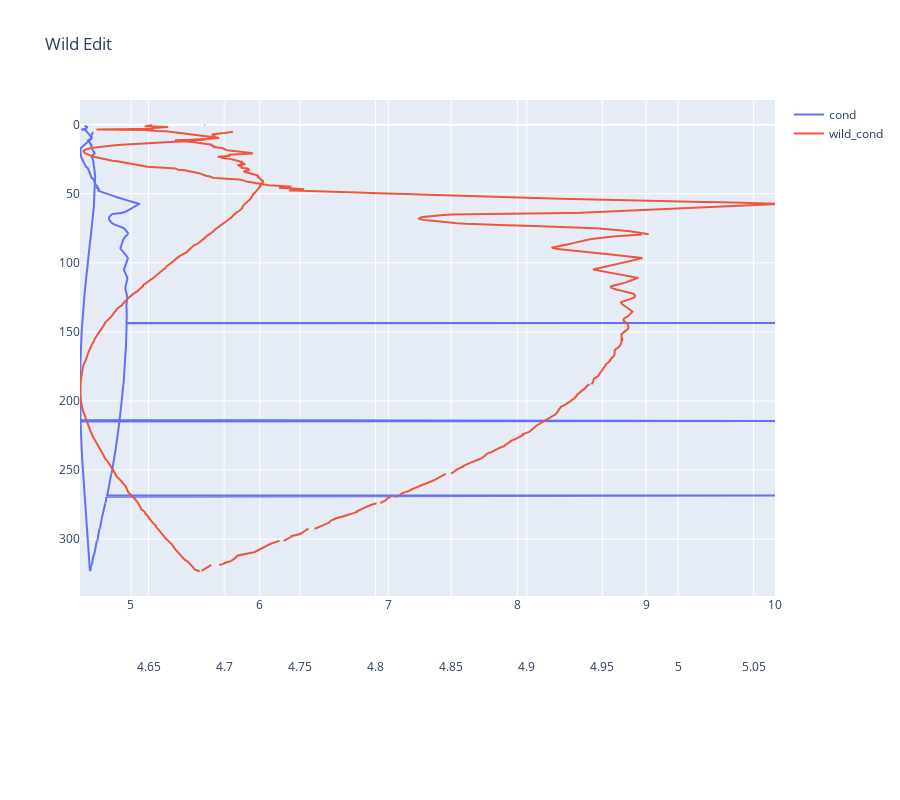

Notebook code cell kept with this figure:
### Markdown cell above
## [Wild Edit](#proc-list)
This section shows how the Wild Edit function identifies wild points in the data. The data value is replaced with a badflag value, by default -9.99e-29. Wild Edit’s algorithm requires two passes through the data. The first pass gives an accurate estimate of the data’s true standard deviation, while the second pass replaces the appropriate data with badflag.  

Wild Edit operates as follows:
1. Compute the mean and standard deviation of data in block (specified by Scans per Block) for each selected variable. Temporarily flag values that differ from mean by more than standard deviations specified for pass 1.
2. Recompute mean and standard deviation, and do not include temporarily flagged values. Identify the values that differ from the mean by more than standard deviations specified for pass 2 and replace the data value with badflag.
3. Repeat Steps 1 and 2 for next block of scans. If the last block of data in the input file has less than specified number of scans, use data from previous block to fill in the block.  

If the data file is particularly corrupted, you may need to do Wild Edit more than once, with different block sizes and number of standard deviations. If the input file has some variables with large values and some with relatively smaller values, it may be necessary to run Wild Edit more than once, and change the value for Keep data within this distance of mean so that it is meaningful for each variable. Increase Scans per block from 100 to approximately 500 to get better results.

### Code cell
data.loc[1000, 'cond'] = 10
data.loc[1500, 'cond'] = 10
data.loc[2000, 'cond'] = 10
data["wild_cond"] = proc.wild_edit(
    data=data["cond"].values,
    flags=data["flag"].values,
    std_pass_1=2,
    std_pass_2=20,  # TODO: this breaks when set to 3 or lower
    scans_per_block=100,
    distance_to_mean=0,
    exclude_bad_flags=False,
)

plot(data=data, title="Wild Edit", x_names=["cond", "wild_cond"], x_bounds={})

### Figure 1 — Plotly figure (JSON) as saved in the notebook; plotly's stock layout.template omitted (floating-point values rounded to 4 significant figures; data arrays with more than 128 entries replaced by an {"elided": "..."} marker saying what was removed)
{"data": [{"name": "cond", "type": "scatter", "x": {"elided": "3069 float values"}, "xaxis": "x", "y": {"elided": "3069 float values"}}, {"name": "wild_cond", "type": "scatter", "x": {"elided": "3069 float values"}, "xaxis": "x2", "y": {"elided": "3069 float values"}}], "layout": {"height": 800, "title": {"text": "Wild Edit"}, "xaxis": {"domain": [0, 1], "title": {"text": ""}}, "xaxis2": {"overlaying": "x", "position": 0.1, "title": {"text": ""}}, "xaxis3": {"overlaying": "x", "position": 0.2, "title": {"text": ""}}, "xaxis4": {"overlaying": "x", "position": 0.3, "title": {"text": ""}}, "yaxis": {"autorange": "reversed", "domain": [0.2, 1], "position": 0, "title": {"text": ""}}, "yaxis2": {"overlaying": "y", "position": 0.1, "title": {"text": ""}}, "yaxis3": {"overlaying": "y", "position": 0.2, "title": {"text": ""}}, "yaxis4": {"overlaying": "y", "position": 0.3, "title": {"text": ""}}}}
